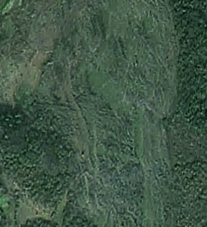
#> input picture uploads/B/ddfgf10158.png, 207 x 227 px, found by its file name; its folder holds only this picture in this run
$ python find_mean.py
#> lines starting #> are read from the running program, lines starting #| are printed output that depends on the picture; long printed decimals are rounded
import numpy as np
import cv2
import os

# img_h, img_w = 32, 32
img_h, img_w = 256, 256  # 根据自己数据集适当调整，影响不大
means, stdevs = [], []
img_list = []

imgs_path = r'H:\DataSets\Change_Detection\WHU_CD_256\WHU_CD\train\B'
imgs_path_list = os.listdir(imgs_path)

len_ = len(imgs_path_list)
i = 0
for item in imgs_path_list:
    img = cv2.imread(os.path.join(imgs_path, item))
#> img is the input picture: shape (227, 207, 3); mean B, G, R 70.6, 87.6, 64.6
    img = cv2.resize(img, (img_w, img_h))
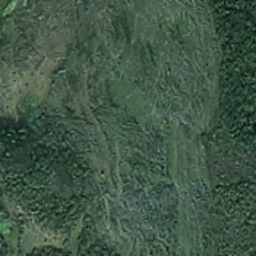
#> img: shape (256, 256, 3); mean B, G, R 70.5, 87.4, 64.5
    img = img[:, :, :, np.newaxis]
    img_list.append(img)
    i += 1
    print(i, '/', len_)

imgs = np.concatenate(img_list, axis=3)
imgs = imgs.astype(np.float32) / 255.

for i in range(3):
    pixels = imgs[:, :, i, :].ravel()  # 拉成一行
    means.append(np.mean(pixels))
    stdevs.append(np.std(pixels))
#> after the loop, means = [0.276, 0.343, 0.253]; stdevs = [0.0648, 0.0679, 0.0693]

# BGR --> RGB ， CV读取的需要转换，PIL读取的不用转换
means.reverse()
stdevs.reverse()

print("normMean = {}".format(means))
#| normMean = [0.2529, 0.3429, 0.2764]
print("normStd = {}".format(stdevs))
#| normStd = [0.06933, 0.06794, 0.0648]
